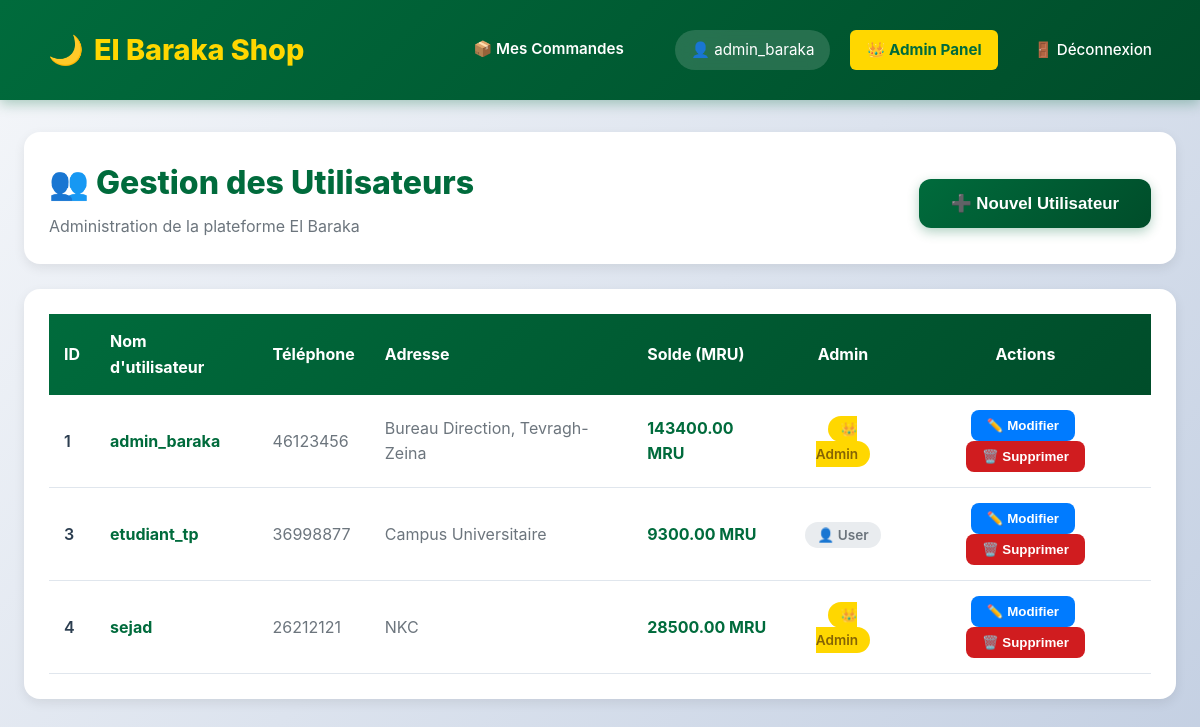
The app's page /admin/users (signed in) with its own data.
### tables this page shows
CREATE TABLE utilisateurs (
            id INTEGER PRIMARY KEY AUTOINCREMENT,
            username TEXT NOT NULL UNIQUE,
            password TEXT NOT NULL,
            telephone TEXT,
            adresse TEXT,
            est_admin BOOLEAN DEFAULT 0,
            solde_mru DECIMAL(10, 2) DEFAULT 0.00
        );

### app.py (the view)
@app.route('/admin/users')
def admin_users():
    if 'user_id' not in session: return redirect('/login')
    conn = get_db_connection()
    users = conn.execute("SELECT * FROM utilisateurs ORDER BY id ASC").fetchall()
    conn.close()
    return render_template('admin_users.html', users=users)

### app.py (called while the page is built)
def get_db_connection():
    conn = sqlite3.connect('elbaraka.db')
    conn.row_factory = sqlite3.Row
    return conn

### templates/admin_users.html (shortened to what this page needs)
{% extends 'base.html' %}
{% block content %}
<div style="max-width: 1400px; margin: 0 auto;">
    <div style="background: var(--white); padding: 25px; border-radius: 16px; margin-bottom: 25px; box-shadow: 0 4px 12px var(--shadow); display: flex; justify-content: space-between; align-items: center;">
        <div>
            <h2 style="margin: 0; color: var(--primary); font-size: 2rem; font-weight: 800;">
                👥 Gestion des Utilisateurs
            </h2>
            <p style="margin: 5px 0 0 0; color: #6c757d;">Administration de la plateforme El Baraka</p>
        </div>
        <button onclick="openModal('add')" class="btn-primary" style="width: auto; padding: 14px 32px;">
            ➕ Nouvel Utilisateur
        </button>
    </div>
    <div style="background: var(--white); padding: 25px; border-radius: 16px; box-shadow: 0 4px 12px var(--shadow); overflow-x: auto;">
        <table style="width: 100%; border-collapse: collapse;">
            <thead>
                <tr style="background: linear-gradient(135deg, var(--primary) 0%, var(--primary-dark) 100%); color: white;">
                    <th style="padding: 15px; text-align: left; font-weight: 700;">ID</th>
                    <th style="padding: 15px; text-align: left; font-weight: 700;">Nom d'utilisateur</th>
                    <th style="padding: 15px; text-align: left; font-weight: 700;">Téléphone</th>
                    <th style="padding: 15px; text-align: left; font-weight: 700;">Adresse</th>
                    <th style="padding: 15px; text-align: left; font-weight: 700;">Solde (MRU)</th>
                    <th style="padding: 15px; text-align: center; font-weight: 700;">Admin</th>
                    <th style="padding: 15px; text-align: center; font-weight: 700;">Actions</th>
                </tr>
            </thead>
            <tbody>
                {% for user in users %}
                <tr style="border-bottom: 1px solid var(--border); transition: background 0.3s ease;"
                    onmouseover="this.style.background='#f8f9fa'"
                    onmouseout="this.style.background='white'">
                    <td style="padding: 15px; font-weight: 600;">{{ user.id }}</td>
                    <td style="padding: 15px;">
                        <strong style="color: var(--primary);">{{ user.username }}</strong>
                    </td>
                    <td style="padding: 15px; color: #6c757d;">{{ user.telephone or '—' }}</td>
                    <td style="padding: 15px; color: #6c757d;">{{ user.adresse or '—' }}</td>
                    <td style="padding: 15px; font-weight: 700; color: var(--primary);">
                        {{ "%.2f"|format(user.solde_mru) }} MRU
                    </td>
                    <td style="padding: 15px; text-align: center;">
                        {% if user.est_admin %}
                            <span style="background: var(--gold); color: #856404; padding: 5px 12px; border-radius: 20px; font-weight: 600; font-size: 0.85rem;">
                                👑 Admin
                            </span>
                        {% else %}
                            <span style="background: #e9ecef; color: #6c757d; padding: 5px 12px; border-radius: 20px; font-weight: 600; font-size: 0.85rem;">
                                👤 User
                            </span>
                        {% endif %}
                    </td>
                    <td style="padding: 15px; text-align: center;">
                        <button onclick="openModal('edit', {{ user.id }}, '{{ user.username }}', '{{ user.telephone }}', '{{ user.adresse }}', {{ user.solde_mru }}, {{ user.est_admin|int }})"
                                style="background: #007bff; color: white; border: none; padding: 8px 16px; border-radius: 8px; cursor: pointer; margin-right: 5px; font-weight: 600; transition: all 0.3s ease;"
                                onmouseover="this.style.background='#0056b3'"
                                onmouseout="this.style.background='#007bff'">
                            ✏️ Modifier
                        </button>
                        <button onclick="deleteUser({{ user.id }}, '{{ user.username }}')"
                                style="background: var(--secondary); color: white; border: none; padding: 8px 16px; border-radius: 8px; cursor: pointer; font-weight: 600; transition: all 0.3s ease;"
                                onmouseover="this.style.background='#a01518'"
                                onmouseout="this.style.background='var(--secondary)'">
                            🗑️ Supprimer
                        </button>
                    </td>
                </tr>
                {% endfor %}
            </tbody>
        </table>
    </div>
</div>
{% endblock %}

### templates/base.html (shortened to what this page needs)
<!DOCTYPE html>
<html lang="fr">
<head>
    <link rel="stylesheet" href="{{ url_for('static', filename='style.css') }}">
</head>
<body>
    <nav class="navbar">
        <a href="/" class="brand">
            <span>🌙</span>
            <span>El Baraka Shop</span>
        </a>
        <div class="user-info">
            {% if session.get('user_id') %}
                <a href="/mes-commandes" style="color: white; text-decoration: none; font-weight: 600; margin-right: 15px; border-bottom: 2px solid transparent; transition: all 0.3s;" onmouseover="this.style.borderBottom='2px solid var(--gold)'" onmouseout="this.style.borderBottom='2px solid transparent'">
                    📦 Mes Commandes
                </a>
                <span style="background: rgba(255, 255, 255, 0.15); padding: 8px 16px; border-radius: 20px; backdrop-filter: blur(10px);">
                    👤 {{ session.get('username') }}
                </span>
                {% if session.get('est_admin') %}
                    <a href="/admin/users" style="background: var(--gold); color: var(--primary); font-weight: 700;">
                        👑 Admin Panel
                    </a>
                {% endif %}
                <a href="/logout">🚪 Déconnexion</a>
            {% else %}
                <a href="/login">🔐 Connexion</a>
            {% endif %}
        </div>
    </nav>
    <div class="container">
        {% block content %}{% endblock %}
    </div>
</body>
</html>

### static/style.css (style rules this page uses)
:root { --primary: #006b3c; --primary-dark: #004d2a; --secondary: #d01c1f; --gold: #ffd700; --bg: #f8f9fa; --text: #2c3e50; --white: #ffffff; --shadow: rgba(0, 0, 0, 0.08); --shadow-hover: rgba(0, 0, 0, 0.15); --border: #e0e6ed; }
* { margin: 0; padding: 0; box-sizing: border-box; }
body { font-family: -apple-system, BlinkMacSystemFont, 'Segoe UI', Roboto, 'Helvetica Neue', Arial, sans-serif; background: linear-gradient(135deg, #f5f7fa 0%, #c3cfe2 100%); color: var(--text); line-height: 1.6; min-height: 100vh; }
.navbar { background: linear-gradient(135deg, var(--primary) 0%, var(--primary-dark) 100%); color: var(--white); padding: 1.2rem 2rem; display: flex; justify-content: space-between; align-items: center; box-shadow: 0 4px 12px rgba(0, 107, 60, 0.3); position: sticky; top: 0; z-index: 1000; backdrop-filter: blur(10px); }
.navbar .brand { font-size: 1.8rem; font-weight: 800; color: var(--gold); text-decoration: none; display: flex; align-items: center; gap: 10px; transition: transform 0.3s ease; }
.navbar .user-info { display: flex; align-items: center; gap: 20px; font-size: 0.95rem; }
.navbar .user-info span { background: rgba(255, 255, 255, 0.15); padding: 8px 16px; border-radius: 20px; backdrop-filter: blur(10px); }
.navbar a { color: var(--white); text-decoration: none; padding: 8px 16px; border-radius: 6px; transition: all 0.3s ease; font-weight: 500; }
.container { max-width: 1400px; margin: 2rem auto; padding: 0 1.5rem; }
.btn-primary { background: linear-gradient(135deg, var(--primary) 0%, var(--primary-dark) 100%); color: white; border: none; padding: 14px 20px; border-radius: 12px; cursor: pointer; width: 100%; font-size: 1.05rem; font-weight: 700; transition: all 0.3s ease; box-shadow: 0 4px 12px rgba(0, 107, 60, 0.3); margin-top: 10px; }

### records on screen
utilisateurs: get "admin_baraka", id "1", username "admin_baraka", telephone "46123456", adresse "Bureau Direction, Tevragh-Zeina", solde_mru "143400.00", est_admin "👑 Admin"
utilisateurs: id "3", username "etudiant_tp", telephone "36998877", adresse "Campus Universitaire", solde_mru "9300.00", est_admin "👤 User"
utilisateurs: id "4", username "sejad", telephone "26212121", adresse "NKC", solde_mru "28500.00", est_admin "👑 Admin"
